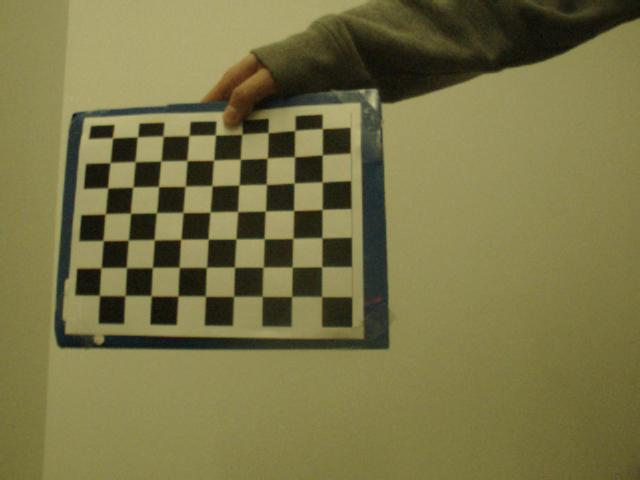
#> input picture right/right_0.jpg, 640 x 480 px; its folder holds only this picture in this run
$ python calibrate.py right/right_0.jpg
#> lines starting #> are read from the running program, lines starting #| are printed output that depends on the picture; long printed decimals are rounded
### common.py
#!/usr/bin/env python

'''
This module contains some common routines used by other samples.
'''

# Python 2/3 compatibility
from __future__ import print_function
import sys
PY3 = sys.version_info[0] == 3

if PY3:
    from functools import reduce

import numpy as np
import cv2 as cv

# built-in modules
import os
import itertools as it
from contextlib import contextmanager

image_extensions = ['.bmp', '.jpg', '.jpeg', '.png', '.tif', '.tiff', '.pbm', '.pgm', '.ppm']

class Bunch(object):
    def __init__(self, **kw):
        self.__dict__.update(kw)
    def __str__(self):
        return str(self.__dict__)

def splitfn(fn):
    path, fn = os.path.split(fn)
    name, ext = os.path.splitext(fn)
    return path, name, ext

def anorm2(a):
    return (a*a).sum(-1)
def anorm(a):
    return np.sqrt( anorm2(a) )

# [44 lines left out: functions homotrans, to_rect, rect2rect_mtx, lookat, mtx2rvec, draw_str, not called in this run]

class Sketcher:
    # [8 lines left out: function __init__, not called in this run]

    def show(self):
        cv.imshow(self.windowname, self.dests[0])

    # [13 lines left out: function on_mouse, not called in this run]


# palette data from matplotlib/_cm.py
_jet_data =   {'red':   ((0., 0, 0), (0.35, 0, 0), (0.66, 1, 1), (0.89,1, 1),
                         (1, 0.5, 0.5)),
               'green': ((0., 0, 0), (0.125,0, 0), (0.375,1, 1), (0.64,1, 1),
                         (0.91,0,0), (1, 0, 0)),
               'blue':  ((0., 0.5, 0.5), (0.11, 1, 1), (0.34, 1, 1), (0.65,0, 0),
                         (1, 0, 0))}

cmap_data = { 'jet' : _jet_data }

# [14 lines left out: function make_cmap, not called in this run]

def nothing(*arg, **kw):
    pass

def clock():
    return cv.getTickCount() / cv.getTickFrequency()

# [8 lines left out: function Timer, not called in this run]

class StatValue:
    def __init__(self, smooth_coef = 0.5):
        self.value = None
        self.smooth_coef = smooth_coef
    # [6 lines left out: function update, not called in this run]

class RectSelector:
    # [31 lines left out: functions __init__, onmouse, draw, not called in this run]
    @property
    def dragging(self):
        return self.drag_rect is not None


# [23 lines left out: functions grouper, mosaic, not called in this run]

def getsize(img):
    h, w = img.shape[:2]
    return w, h

def mdot(*args):
    return reduce(np.dot, args)

# [4 lines left out: function draw_keypoints, not called in this run]

### calibrate.py
#!/usr/bin/env python

'''
camera calibration for distorted images with chess board samples
reads distorted images, calculates the calibration and write undistorted images

usage:
    calibrate.py [--debug <output path>] [--square_size] [<image mask>]

default values:
    --debug:    ./output/
    --square_size: 1.0
    <image mask> defaults to ../data/left*.jpg
'''

# Python 2/3 compatibility
from __future__ import print_function

import numpy as np
import cv2 as cv

# local modules
from common import splitfn

# built-in modules
import os

def main():
    import sys
    import getopt
    from glob import glob

    args, img_mask = getopt.getopt(sys.argv[1:], '', ['debug=', 'square_size=', 'threads='])
    args = dict(args)
    args.setdefault('--debug', './output/')
    args.setdefault('--square_size', 1.0)
    args.setdefault('--threads', 4)
    if not img_mask:
        img_mask = './right/right_*.jpg'  # default
    else:
        img_mask = img_mask[0]

    img_names = glob(img_mask)
    # [5 lines of commented-out code are left out]


    print(img_names)
    debug_dir = args.get('--debug')
    if debug_dir and not os.path.isdir(debug_dir):
        os.mkdir(debug_dir)
    square_size = float(args.get('--square_size'))

    pattern_size = (9, 7)
    pattern_points = np.zeros((np.prod(pattern_size), 3), np.float32)
    pattern_points[:, :2] = np.indices(pattern_size).T.reshape(-1, 2)
    pattern_points *= square_size

    obj_points = []
    img_points = []
    h, w = cv.imread(img_names[0], cv.IMREAD_GRAYSCALE).shape[:2]  # TODO: use imquery call to retrieve results
#> h = 480; w = 640

    def processImage(fn):
#> called with fn = 'right/right_0.jpg'
        print('processing %s... ' % fn)
        img = cv.imread(fn, 0)
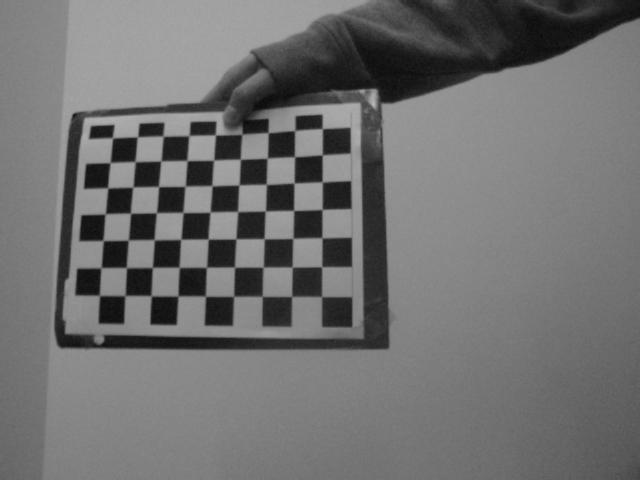
#> img: shape (480, 640); min 9, max 188, mean 111.8
        if img is None:
            print("Failed to load", fn)
            return None

        assert w == img.shape[1] and h == img.shape[0], ("size: %d x %d ... " % (img.shape[1], img.shape[0]))
        found, corners = cv.findChessboardCorners(img, pattern_size)
#> found = True; corners = 63 rows, first 8: [112.4, 137.9], [137.4, 137], [163.3, 136.5], [188.8, 135.6], [215.5, 135.2], [241.7, 134.8], [268.4, 133], [294.4, 130.9]
        if found:
            term = (cv.TERM_CRITERIA_EPS + cv.TERM_CRITERIA_COUNT, 30, 0.1)
            cv.cornerSubPix(img, corners, (5, 5), (-1, -1), term)

        if debug_dir:
            vis = cv.cvtColor(img, cv.COLOR_GRAY2BGR)
            cv.drawChessboardCorners(vis, pattern_size, corners, found)
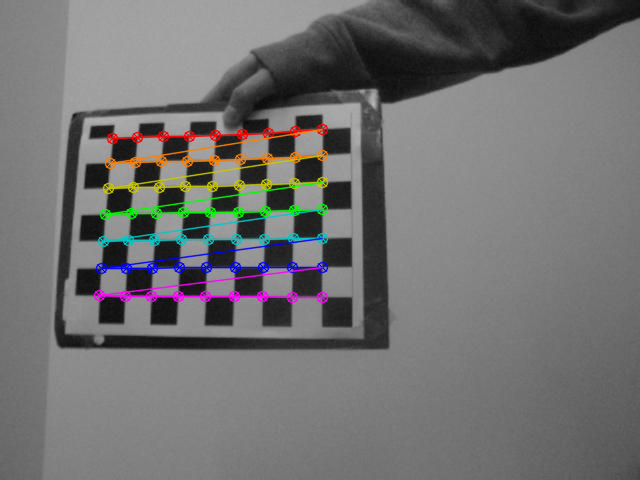
#> vis: shape (480, 640, 3); mean B, G, R 112, 112.2, 112.6
            _path, name, _ext = splitfn(fn)
            outfile = os.path.join(debug_dir, name + '_chess.png')
            cv.imwrite(outfile, vis)

        if not found:
            print('chessboard not found')
            return None

        print('           %s... OK' % fn)
        return (corners.reshape(-1, 2), pattern_points)

    threads_num = int(args.get('--threads'))
    if threads_num <= 1:
        chessboards = [processImage(fn) for fn in img_names]
    else:
        print("Run with %d threads..." % threads_num)
        from multiprocessing.dummy import Pool as ThreadPool
        pool = ThreadPool(threads_num)
        chessboards = pool.map(processImage, img_names)
#> chessboards = 1 item

    chessboards = [x for x in chessboards if x is not None]
    for (corners, pattern_points) in chessboards:
        img_points.append(corners)
        obj_points.append(pattern_points)
#> this loop made 1 pass
#> after the loop, img_points = 1 point arrays, longest 63 points; obj_points = 1 item

    # calculate camera distortion
    rms, camera_matrix, dist_coefs, _rvecs, _tvecs = cv.calibrateCamera(obj_points, img_points, (w, h), None, None)
#> rms = 0.542; camera_matrix = [[359.7, 0, 357], [0, 361.9, 307], [0, 0, 1]]; dist_coefs = [[-0.16, 0.108, -0.0258, -0.0144, -0.0238]]

    print("\nRMS:", rms)
#| RMS: 0.5416
    print("camera matrix:\n", camera_matrix)
#| camera matrix:
#|  [[359.664   0.         356.976]
#|  [  0.         361.864 307.049]
#|  [  0.           0.           1.        ]]
    print("distortion coefficients: ", dist_coefs.ravel())
#| distortion coefficients:  [-0.1605  0.1078 -0.02577 -0.01439 -0.02385]

    # undistort the image with the calibration
    print('')
    for fn in img_names if debug_dir else []:
        _path, name, _ext = splitfn(fn)
        img_found = os.path.join(debug_dir, name + '_chess.png')
        outfile = os.path.join(debug_dir, name + '_undistorted.png')

        img = cv.imread(img_found)
        if img is None:
            continue

        h, w = img.shape[:2]
        newcameramtx, roi = cv.getOptimalNewCameraMatrix(camera_matrix, dist_coefs, (w, h), 1, (w, h))
#> newcameramtx = [[322.7, 0, 339.9], [0, 330.6, 285.5], [0, 0, 1]]; roi = (24, 17, 592, 438)

        dst = cv.undistort(img, camera_matrix, dist_coefs, None, newcameramtx)
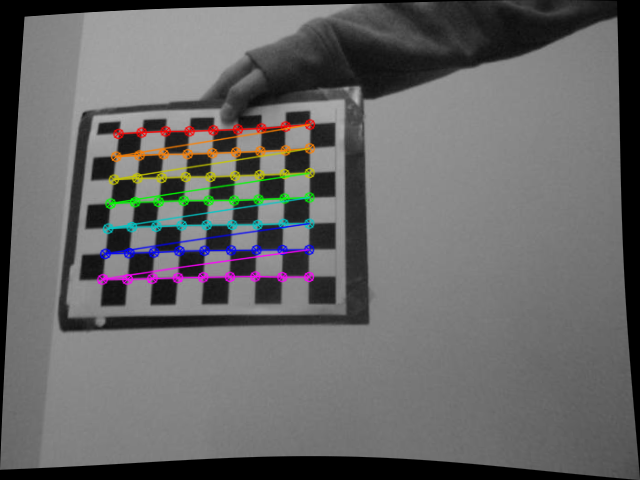
#> dst: shape (480, 640, 3); mean B, G, R 102.5, 102.7, 103

        # crop and save the image
        x, y, w, h = roi
#> x = 24; y = 17; w = 592; h = 438
        dst = dst[y:y+h, x:x+w]
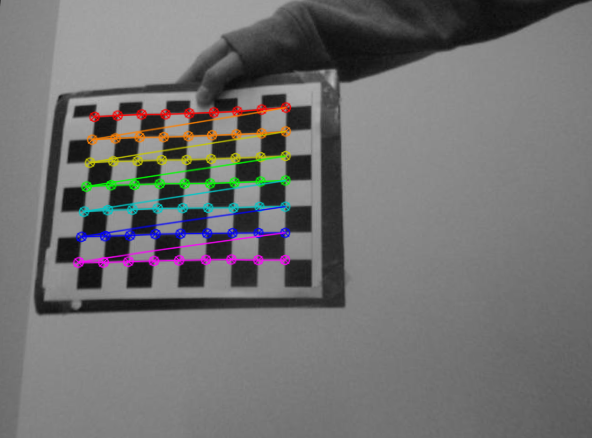
#> dst: shape (438, 592, 3); mean B, G, R 112.9, 113, 113.4

        print('Undistorted image written to: %s' % outfile)
        cv.imwrite(outfile, dst)

    print('Done')


if __name__ == '__main__':
    print(__doc__)
    main()
    cv.destroyAllWindows()

$ run again, on right/right_12.jpg
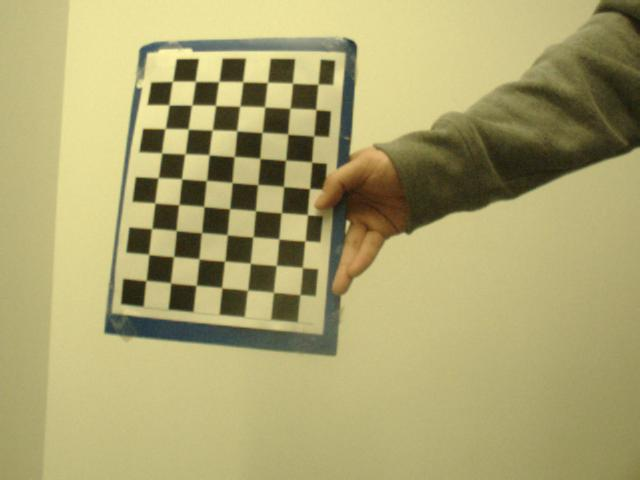
#> input picture right/right_12.jpg, 640 x 480 px
#> in main, `h, w = cv.imread(img_names[0], cv.IMREAD_GRAYSCALE).shape[:2]`: h = 480; w = 640
#> found = True; corners = 63 rows, first 8: [147, 281.3], [147.8, 255.3], [152.5, 229.4], [154.3, 203.5], [157.9, 177.6], [161.5, 153], [165.2, 128.6], [169.2, 104.7]
#> in processImage, `cv.drawChessboardCorners(vis, pattern_size, corners, found)`:
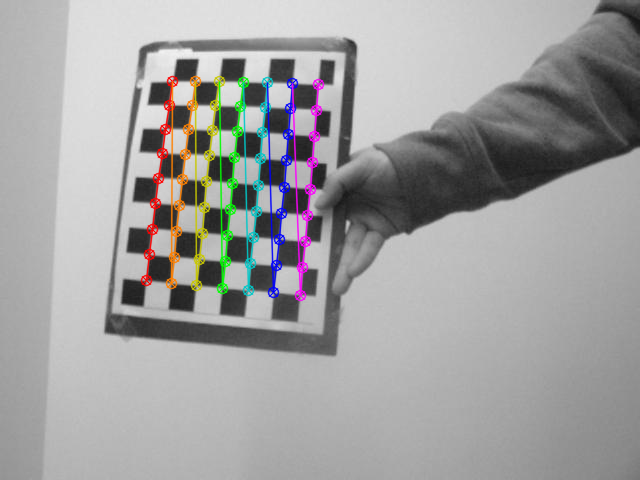
#> vis: shape (480, 640, 3); mean B, G, R 159.3, 159.5, 159.9
#> chessboards = 1 item
#> the loop in main, `for (corners, pattern_points) in chessboards:` made 1 pass
#> after the loop in main, `for (corners, pattern_points) in chessboards:`: img_points = 1 point arrays, longest 63 points; obj_points = 1 item
#> rms = 0.247; camera_matrix = [[185.7, 0, 328.2], [0, 188.2, 256.1], [0, 0, 1]]; dist_coefs = [[0.0865, -0.0923, -1.7e-05, 0.000376, 0.0236]]
#| RMS: 0.2471
#| camera matrix:
#|  [[185.679   0.         328.165]
#|  [  0.         188.151 256.126]
#|  [  0.           0.           1.        ]]
#| distortion coefficients:  [ 8.65350257e-02 -9.22558594e-02 -1.70096469e-05  3.75770322e-04
#|   2.35610919e-02]
#> newcameramtx = [[193.4, 0, 323.3], [0, 186.9, 256.2], [0, 0, 1]]; roi = (151, 128, 356, 259)
#> in main, `x, y, w, h = roi`: x = 151; y = 128; w = 356; h = 259
#> in main, `dst = dst[y:y+h, x:x+w]`:
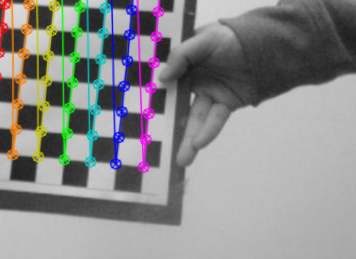
#> dst: shape (259, 356, 3); mean B, G, R 138.5, 139, 139

$ run again, on right/right_13.jpg
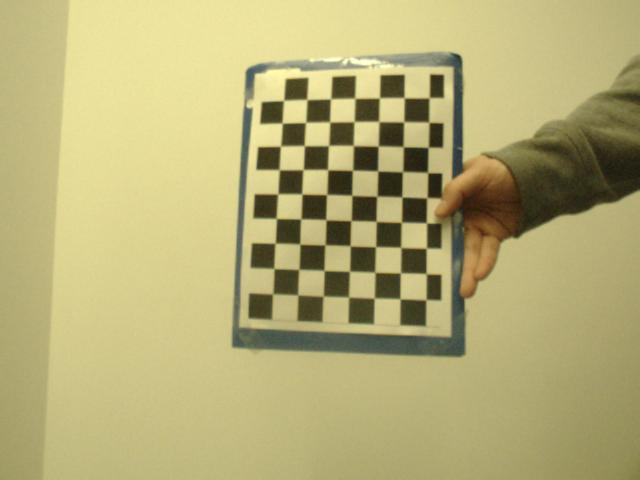
#> input picture right/right_13.jpg, 640 x 480 px
#> in main, `h, w = cv.imread(img_names[0], cv.IMREAD_GRAYSCALE).shape[:2]`: h = 480; w = 640
#> found = True; corners = 63 rows, first 8: [428.5, 97.14], [429.6, 121.6], [426.4, 146.6], [426, 170], [425, 201], [423, 221], [423, 250], [427, 272.7]
#> in processImage, `cv.drawChessboardCorners(vis, pattern_size, corners, found)`:
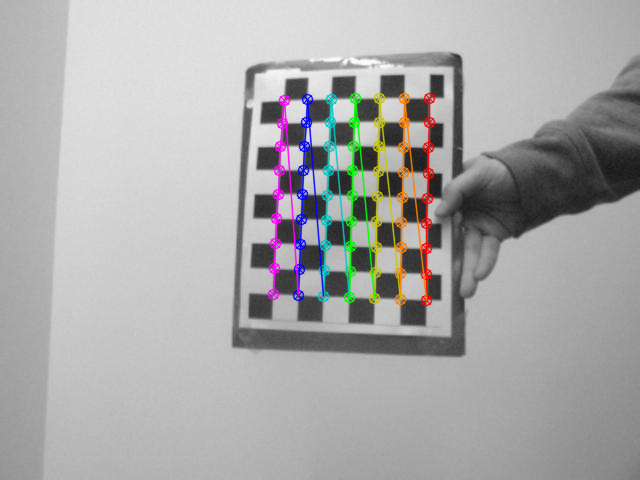
#> vis: shape (480, 640, 3); mean B, G, R 168.7, 169, 169.3
#> chessboards = 1 item
#> the loop in main, `for (corners, pattern_points) in chessboards:` made 1 pass
#> after the loop in main, `for (corners, pattern_points) in chessboards:`: img_points = 1 point arrays, longest 63 points; obj_points = 1 item
#> rms = 0.418; camera_matrix = [[220.8, 0, 300], [0, 226.1, 264], [0, 0, 1]]; dist_coefs = [[-0.119, 0.117, -0.00829, 0.0113, -0.0455]]
#| RMS: 0.4179
#| camera matrix:
#|  [[220.793   0.         300.021 ]
#|  [  0.         226.077 264.004]
#|  [  0.           0.           1.        ]]
#| distortion coefficients:  [-0.1192  0.1174 -0.008292  0.01131 -0.04547]
#> newcameramtx = [[220.8, 0, 300], [0, 202.7, 250.3], [0, 0, 1]]; roi = (0, 14, 639, 429)
#> in main, `x, y, w, h = roi`: x = 0; y = 14; w = 639; h = 429
#> in main, `dst = dst[y:y+h, x:x+w]`:
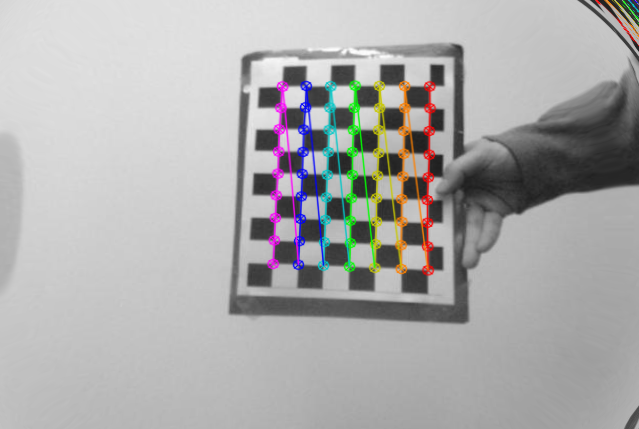
#> dst: shape (429, 639, 3); mean B, G, R 171.6, 171.9, 172.3

$ run again, on right/right_14.jpg
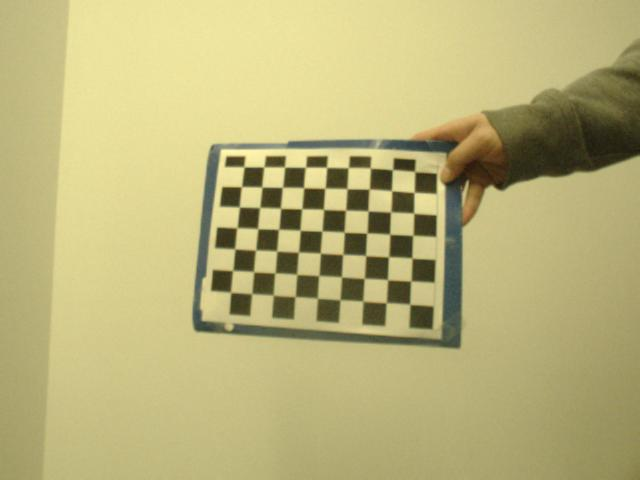
#> input picture right/right_14.jpg, 640 x 480 px
#> in main, `h, w = cv.imread(img_names[0], cv.IMREAD_GRAYSCALE).shape[:2]`: h = 480; w = 640
#> found = True; corners = 63 rows, first 8: [243.6, 167.3], [263.9, 167], [284.2, 167.5], [305.8, 167.5], [326.5, 167.4], [348.5, 167.9], [369.9, 168], [393.2, 170.5]
#> in processImage, `cv.drawChessboardCorners(vis, pattern_size, corners, found)`:
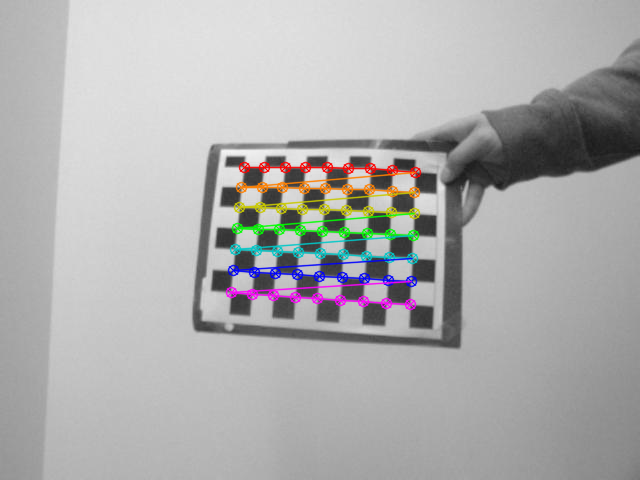
#> vis: shape (480, 640, 3); mean B, G, R 173.6, 173.7, 174.1
#> chessboards = 1 item
#> the loop in main, `for (corners, pattern_points) in chessboards:` made 1 pass
#> after the loop in main, `for (corners, pattern_points) in chessboards:`: img_points = 1 point arrays, longest 63 points; obj_points = 1 item
#> rms = 0.224; camera_matrix = [[386.3, 0, 313.7], [0, 389.8, 280.9], [0, 0, 1]]; dist_coefs = [[-0.0761, 0.174, 0.00557, 0.012, -5.22]]
#| RMS: 0.2237
#| camera matrix:
#|  [[386.308   0.         313.684]
#|  [  0.         389.813 280.882]
#|  [  0.           0.           1.        ]]
#| distortion coefficients:  [-0.07609  0.174  0.005571  0.01205 -5.217]
#> newcameramtx = [[386.3, 0, 313.7], [0, 389.8, 280.9], [0, 0, 1]]; roi = (0, 0, 639, 479)
#> in main, `x, y, w, h = roi`: x = 0; w = 639; h = 479
#> in main, `dst = dst[y:y+h, x:x+w]`:
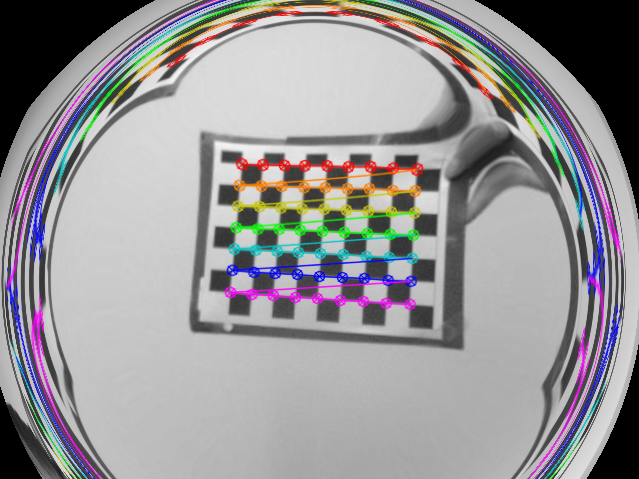
#> dst: shape (479, 639, 3); mean B, G, R 150.6, 148.4, 149.9

$ run again, on right/right_1.jpg
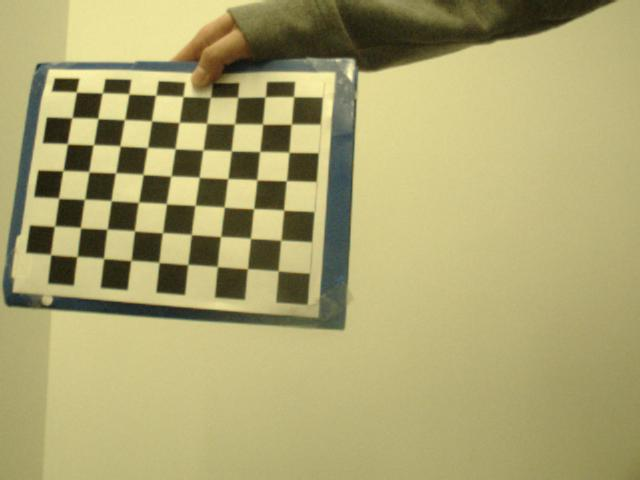
#> input picture right/right_1.jpg, 640 x 480 px
#> in main, `h, w = cv.imread(img_names[0], cv.IMREAD_GRAYSCALE).shape[:2]`: h = 480; w = 640
#> found = True; corners = 63 rows, first 8: [76.41, 92.22], [102.1, 93.26], [129.1, 94.33], [155.5, 95.52], [183.2, 96.68], [210.7, 97.47], [237.8, 97.41], [264.7, 97.45]
#> chessboards = 1 item
#> the loop in main, `for (corners, pattern_points) in chessboards:` made 1 pass
#> after the loop in main, `for (corners, pattern_points) in chessboards:`: img_points = 1 point arrays, longest 63 points; obj_points = 1 item
#> rms = 0.6; camera_matrix = [[390.1, 0, 403.3], [0, 398.4, 358.8], [0, 0, 1]]; dist_coefs = [[-0.104, -0.0308, -0.0399, -0.0293, 0.0349]]
#| RMS: 0.5996
#| camera matrix:
#|  [[390.082   0.         403.285]
#|  [  0.         398.363 358.829]
#|  [  0.           0.           1.        ]]
#| distortion coefficients:  [-0.1044 -0.03085 -0.03987 -0.02929  0.03488]
#> newcameramtx = [[352.4, 0, 380.8], [0, 366.7, 337.5], [0, 0, 1]]; roi = (43, 40, 574, 414)
#> in main, `x, y, w, h = roi`: x = 43; y = 40; w = 574; h = 414
#> in main, `dst = dst[y:y+h, x:x+w]`:
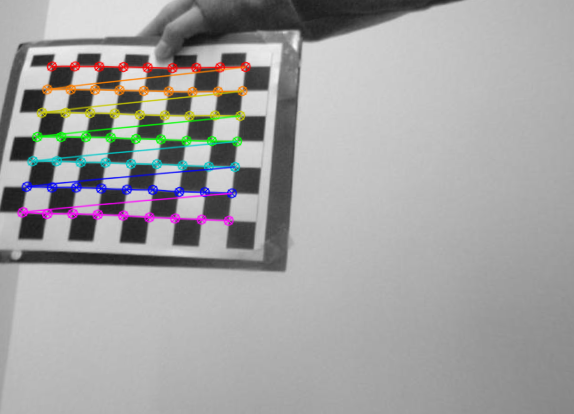
#> dst: shape (414, 574, 3); mean B, G, R 161.8, 162, 162.4
